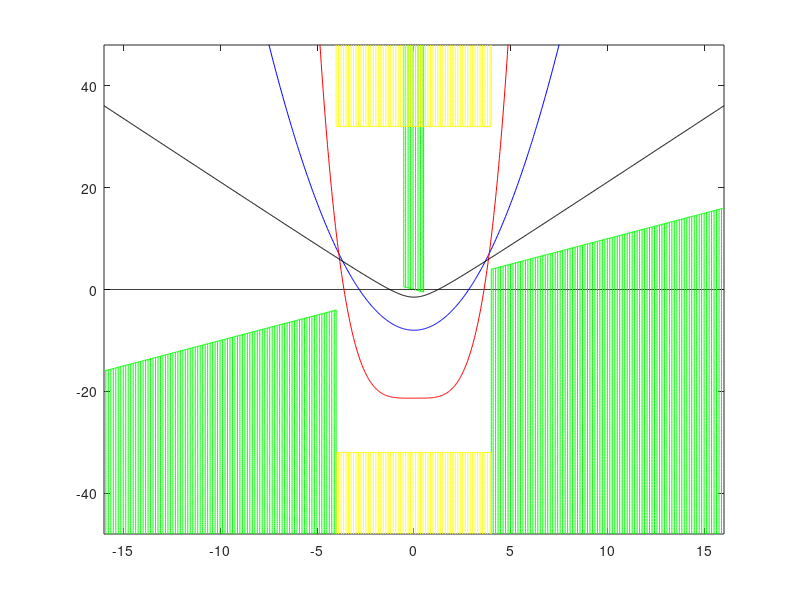

Here is the MATLAB script that generated this plot:
clear 

%% Define relevant parameters.   

m = -1; % minimum value of f
M = 1; % maximum value of f
R_1 = 0.5;
R_2 = 8*R_1;
M_0 = 8*R_2*M;

plotW = 4*R_2;
plotH = max(M*plotW*2, 1.5*M_0);

N = 1000;
x = linspace(-plotW, plotW, N);

%% Approximate the index for -R_1, R_1, -R_2, R_2
dx = 2*plotW/N;
n1 = round((plotW-R_1)/dx); % index of -R_1
n2 = round((plotW - R_2)/dx); % index of - R_2
N1 = round((plotW+R_1)/dx); % index of R_1
N2= round((plotW + R_2)/dx); % index of R_2

%% Plot the lines y = mx and y = Mx in regions (-R_1, R_1), and x<R-R_2, x>R_2

figure(1)
plot(x(1:n2), M*x(1:n2), 'g');
hold on
plot(x(n1:N1), m*x(n1:N1), 'g');
plot(x(N2:N), M*x(N2:N), 'g');
plot(x, 0*x, 'k');
axis([-plotW plotW -plotH plotH]);

%% plot vertical lines for boundaries
line(x(n2)*ones(1, 100), linspace(M*x(n2), -plotH), 'Color', 'g');
line(x(n1)*ones(1, 100), linspace(m*x(n1), plotH), 'Color', 'g');
line(x(N2)*ones(1, 100), linspace(M*x(N2), -plotH), 'Color', 'g');
line(x(N1)*ones(1, 100), linspace(m*x(N1), plotH), 'Color', 'g');

%% Fill in the regions

for i=1:floor(n2/4)
  line(x(4*i)*ones(1, 100), linspace(M*x(4*i), -plotH), 'Color', 'g');
end

for i=1:floor((N1-n1)/4)
  line(x(n1+4*i - 1)*ones(1, 100), linspace(m*x(n1+4*i - 1), plotH), 'Color', 'g');
end

for i=1:floor((N-N2)/4)
  line(x(N2+4*i - 1)*ones(1, 100), linspace(M*x(N2+4*i - 1), -plotH), 'Color', 'g');
end

%% Plot the bounds (-M_0, M_0) on g between -R_2 and R_2

plot(x(n2:N2), M_0*ones(1, N2-n2+1), 'y');
plot(x(n2:N2), -M_0*ones(1, N2-n2+1), 'y');
line(x(n2)*ones(1, 100), linspace(M_0, plotH), 'Color', 'y');
line(x(n2)*ones(1, 100), linspace(-M_0, -plotH), 'Color', 'y');
line(x(N2)*ones(1, 100), linspace(M_0, plotH), 'Color', 'y');
line(x(N2)*ones(1, 100), linspace(-M_0, -plotH), 'Color', 'y');

%% Fill in the new regions

for i=1:floor((N2-n2)/4)
  line(x(n2+4*i)*ones(1, 100), linspace(M_0, plotH), 'Color', 'y');
end

for i=1:floor((N2-n2)/4)
  line(x(n2+4*i)*ones(1, 100), linspace(-M_0, -plotH), 'Color', 'y');
end

%% Plot some possible functions g

g1 = x.^2 - M_0/4;
plot(x, g1, 'b');
g2 = 0.125*x.^4 - M_0/1.5;
plot(x, g2, 'r');
g3 = 2.5*sqrt(x.^2 + 1) - M_0/8;
plot(x, g3, 'k');

hold off
